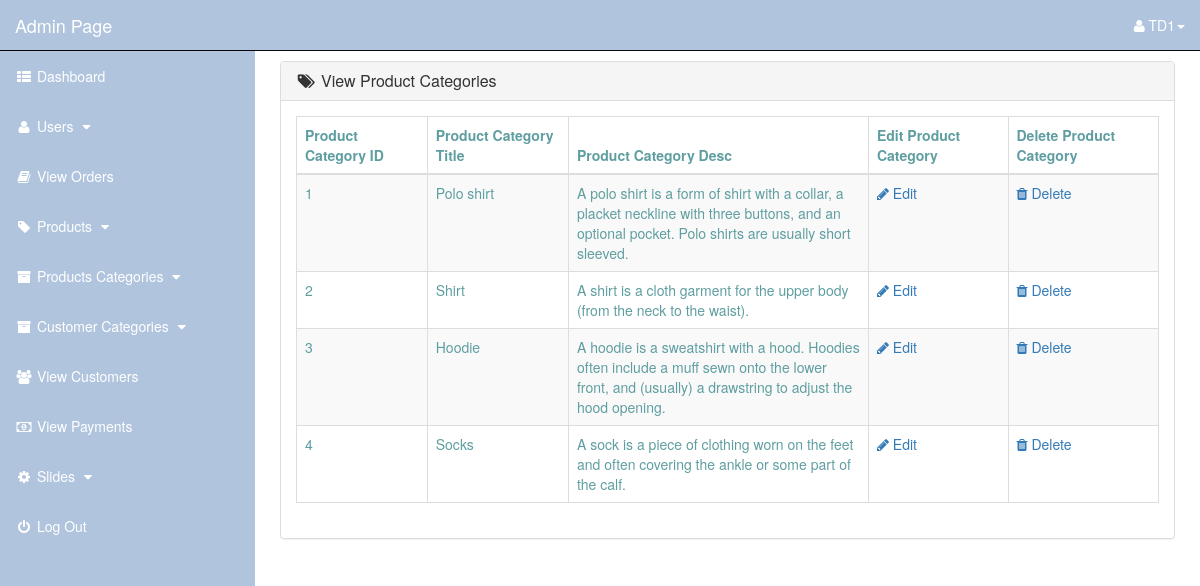
Screenshot of /admin_area/index.php?view_p_cats (signed in) with the database file from the repository.
### tables this page shows
CREATE TABLE `product_categories` (
  `p_cat_id` int(10) NOT NULL,
  `p_cat_title` text NOT NULL,
  `p_cat_desc` text NOT NULL
);

### admin_area/view_p_cats.php (the view)
<?php
    if(!isset($_SESSION['admin_email'])){
        echo "<script>window.open('login.php','_self')</script>";
    }else{
?>
<div class="row">
    <div class="col-lg-12">
    </div>
</div>
<div class="row">
    <div class="col-lg-12">
        <div class="panel panel-default">
            <div class="panel-heading">
                <h3 class="panel-title">
                    <i class="fa fa-tags fa-fw"></i> View Product Categories
                </h3>
            </div>
            <div class="panel-body">
                <div class="table-responsive">
                    <table class="table table-hover table-striped table-bordered">
                        <thead>
                            <tr>
                                <th> Product Category ID </th>
                                <th> Product Category Title </th>
                                <th> Product Category Desc </th>
                                <th> Edit Product Category </th>
                                <th> Delete Product Category </th>
                            </tr>
                        </thead>
                        <tbody>
                            <?php
                                $i=0;
                                $get_p_cats = "select * from product_categories";
                                $run_p_cats = mysqli_query($con,$get_p_cats);
                                while($row_p_cats=mysqli_fetch_array($run_p_cats)){
                                    $p_cat_id = $row_p_cats['p_cat_id'];
                                    $p_cat_title = $row_p_cats['p_cat_title'];
                                    $p_cat_desc = $row_p_cats['p_cat_desc'];
                                    $i++;
                            ?>
                            <tr>
                                <td> <?php echo $i; ?> </td>
                                <td> <?php echo $p_cat_title; ?> </td>
                                <td width="300"> <?php echo $p_cat_desc; ?> </td>
                                <td>
                                    <a href="index.php?edit_p_cat= <?php echo $p_cat_id; ?> ">
                                        <i class="fa fa-pencil"></i> Edit
                                    </a>
                                </td>
                                <td>
                                    <a href="index.php?delete_p_cat= <?php echo $p_cat_id; ?> ">
                                        <i class="fa fa-trash"></i> Delete
                                    </a>
                                </td>
                            </tr>
                            <?php } ?>
                        </tbody>
                    </table>
                </div>
            </div>
        </div>
    </div>
</div>
<?php } ?>

### admin_area/includes/sidebar.php (shortened to what this page needs)
<?php
    if(!isset($_SESSION['admin_email'])){
        echo "<script>window.open('../login.php','_self')</script>";
    }else{
?>
<nav class="navbar navbar-inverse navbar-fixed-top">
    <div class="navbar-header">
        <a href="index.php?dashboard" class="navbar-brand">Admin Page</a>
    </div>
    <ul class="nav navbar-right top-nav">
        <li class="dropdown">
            <a href="#" class="dropdown-toggle" data-toggle="dropdown">
                <i class="fa fa-user"></i></i> <?php echo $admin_name;  ?><b class="caret"></b>
            </a>
        </li>
    </ul>
    <div class="collapse navbar-collapse navbar-ex1-collapse">
        <ul class="nav navbar-nav side-nav">
            <li>
                <a href="index.php?dashboard">
                    <i class="fa fa-fw fa-th-list"></i> Dashboard
                </a>
            </li>
            <li>
                <a href="#" data-toggle="collapse" data-target="#users">
                    <i class="fa fa-fw fa-user "></i> Users
                    <i class="fa fa-fw fa-caret-down"></i>
                </a>
            </li>
            <li>
                <a href="index.php?view_orders">
                    <i class="fa fa-fw fa-book"></i> View Orders
                </a>
            </li>
            <li>
                <a href="#" data-toggle="collapse" data-target="#products">
                        <i class="fa fa-fw fa-tag"></i> Products
                        <i class="fa fa-fw fa-caret-down"></i>
                </a>
             </li>
            <li>
                <a href="#" data-toggle="collapse" data-target="#p_cat">
                        <i class="fa fa-fw fa-archive"></i> Products Categories
                        <i class="fa fa-fw fa-caret-down"></i>
                </a>
            </li>
            <li>
                <a href="#" data-toggle="collapse" data-target="#cat">
                        <i class="fa fa-fw fa-archive"></i> Customer Categories
                        <i class="fa fa-fw fa-caret-down"></i>
                </a>
            </li>
            <li>
                <a href="index.php?view_customers">
                    <i class="fa fa-fw fa-users"></i> View Customers
                </a>
            </li>
            <li>
                <a href="index.php?view_payments">
                    <i class="fa fa-fw fa-money"></i> View Payments
                </a>
            </li>
            <li>
                <a href="#" data-toggle="collapse" data-target="#slides">
                        <i class="fa fa-fw fa-gear"></i> Slides
                        <i class="fa fa-fw fa-caret-down"></i>
                </a>
            </li>
            <li>
                <a href="logout.php">
                    <i class="fa fa-fw fa-power-off"></i> Log Out
                </a>
            </li>
        </ul>
    </div>
</nav>
<?php } ?>

### admin_area/css/style.css (style rules this page uses)
.top-nav { 0 15px; }
.navbar { color: #ffffff !important; background-color: #B0C4DE; }
.navbar-header>a { color: #ffffff !important; }
.top-nav>li { float: left; display: inline-block; }
.top-nav>li>a { color: #ffffff !important; line-height: 20px; padding-top: 15px; padding-bottom: 15px; }
@media (min-width: 768px) { .side-nav { position: fixed; top: 51px; bottom: 0; width: 255px; overflow-y: auto; overflow-x: hidden; background-color: #B0C4DE; padding-bottom: 40px; border-radius: 0; } }
@media (min-width: 768px) { .side-nav>li>a { color: #ffffff; width: 255px; } }
.dropdown { margin-right: 15px; }
.side-nav>li>a { color: #ffffff !important; }

### rows the page displays
product_categories: p_cat_title "Polo shirt", p_cat_desc "A polo shirt is a form of shirt with a collar, a placket neckline with three buttons, and an optional pocket. Polo shirts are usually short sleeved."
product_categories: p_cat_title "Shirt", p_cat_desc "A shirt is a cloth garment for the upper body (from the neck to the waist)."
product_categories: p_cat_title "Hoodie", p_cat_desc "A hoodie is a sweatshirt with a hood. Hoodies often include a muff sewn onto the lower front, and (usually) a drawstring to adjust the hood opening."
product_categories: p_cat_title "Socks", p_cat_desc "A sock is a piece of clothing worn on the feet and often covering the ankle or some part of the calf."

### other values shown
$admin_name "TD1"
